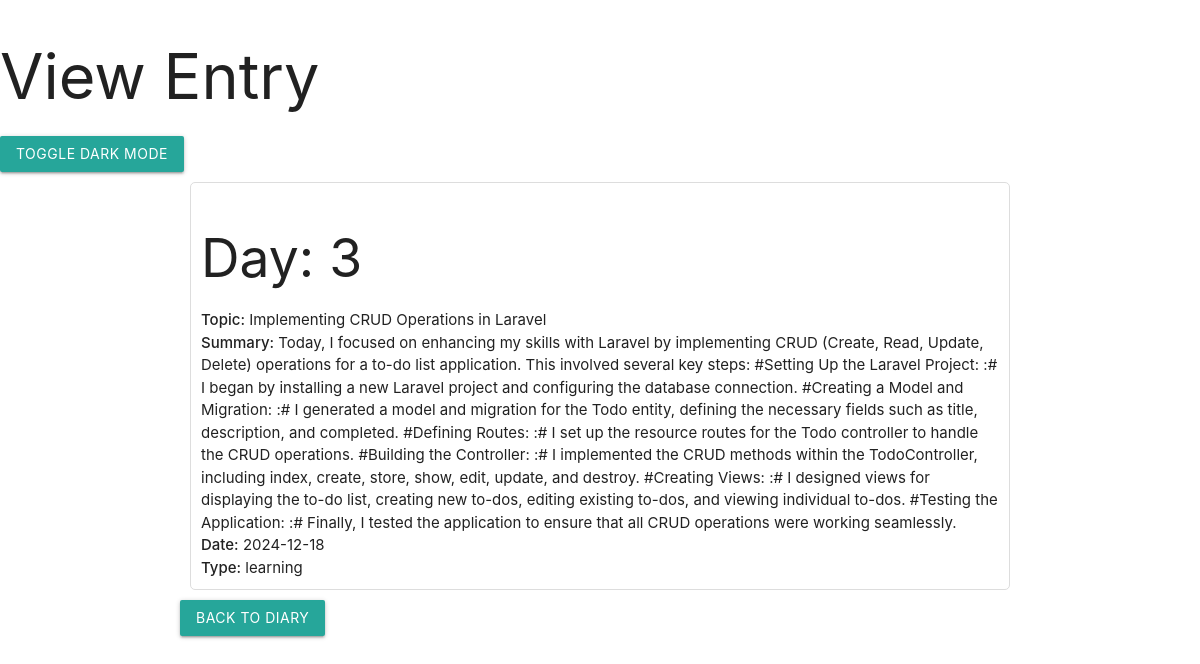
The page /view_entry.php?id=4 (signed in) on the database its author committed.
### tables this page shows
CREATE TABLE `internship_diary` (
  `id` int(11) NOT NULL,
  `day` varchar(50) DEFAULT NULL,
  `topic` varchar(255) DEFAULT NULL,
  `summary` text DEFAULT NULL,
  `entry_date` date DEFAULT NULL,
  `type` enum('learning','development','holiday','reporting') DEFAULT 'learning'
);

### view_entry.php (the view, shortened to what this page needs)
<?php
require 'database.php';
$id = $_GET['id'];
$stmt = $pdo->prepare("SELECT * FROM internship_diary WHERE id = ?");
$stmt->execute([$id]);
$entry = $stmt->fetch(PDO::FETCH_ASSOC);
?>
<!DOCTYPE html>
<html lang="en">
<head>
    <link rel="stylesheet" href="https://cdn.jsdelivr.net/npm/tailwindcss@2.2.19/dist/tailwind.min.css">
    <link rel="stylesheet" href="https://cdnjs.cloudflare.com/ajax/libs/materialize/1.0.0/css/materialize.min.css">
</head>
<body>
    <header>
        <h1>View Entry</h1>
        <button onclick="toggleDarkMode()" class="btn">Toggle Dark Mode</button>
    </header>
    <div class="container">
        <div class="widget">
            <h2>Day: <?= htmlspecialchars($entry['day']) ?></h2>
            <p><strong>Topic:</strong> <?= htmlspecialchars($entry['topic']) ?></p>
            <p><strong>Summary:</strong> <?= htmlspecialchars($entry['summary']) ?></p>
            <p><strong>Date:</strong> <?= htmlspecialchars($entry['entry_date']) ?></p>
            <p><strong>Type:</strong> <?= htmlspecialchars($entry['type']) ?></p>
        </div>
        <a href="index.php" class="btn">Back to Diary</a>
    </div>
</body>
</html>

### view_entry.php (style rules this page uses)
body { transition: background-color 0.5s; }
.widget { border: 1px solid #ddd; padding: 10px; margin: 10px; border-radius: 5px; background-color: #fff; transition: transform 0.3s, background-color 0.5s; }

### rows shown on the page
internship_diary: day "3", topic "Implementing CRUD Operations in Laravel", summary "Today, I focused on enhancing my skills with Laravel by implementing CRUD (Create, Read, Update, Delete) operations for a to-do list application. This involved several key steps: #Setting Up the Laravel Project: :# I began by installing a new Laravel project and configuring the database connection. #Creating a Model and Migration: :# I generated a model and migration for the Todo entity, defining the necessary fields such as title, description, and completed. #Defining Routes: :# I set up the resource routes for the Todo controller to handle the CRUD operations. #Building the Controller: :# I implemented the CRUD methods within the TodoController, including index, create, store, show, edit,…", entry_date "2024-12-18", type "learning"
